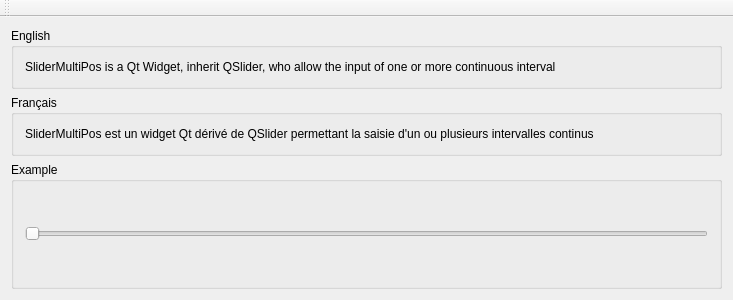
<?xml version="1.0" encoding="UTF-8"?>
<ui version="4.0">
 <class>MainWindow</class>
 <widget class="QMainWindow" name="MainWindow">
  <property name="geometry">
   <rect>
    <x>0</x>
    <y>0</y>
    <width>733</width>
    <height>300</height>
   </rect>
  </property>
  <property name="windowTitle">
   <string>CSliderMultiPos Demo</string>
  </property>
  <widget class="QWidget" name="centralWidget">
   <layout class="QVBoxLayout" name="verticalLayout_2">
    <item>
     <layout class="QVBoxLayout" name="verticalLayout_4">
      <item>
       <widget class="QGroupBox" name="groupBox_2">
        <property name="title">
         <string>English</string>
        </property>
        <layout class="QVBoxLayout" name="verticalLayout_3">
         <item>
          <widget class="QLabel" name="label_2">
           <property name="text">
            <string>SliderMultiPos is a Qt Widget, inherit QSlider, who allow the input of one or more continuous interval</string>
           </property>
          </widget>
         </item>
        </layout>
       </widget>
      </item>
      <item>
       <widget class="QGroupBox" name="groupBox">
        <property name="title">
         <string>Français</string>
        </property>
        <layout class="QVBoxLayout" name="verticalLayout">
         <item>
          <widget class="QLabel" name="label">
           <property name="text">
            <string>SliderMultiPos est un widget Qt dérivé de QSlider permettant la saisie d'un ou plusieurs intervalles continus</string>
           </property>
          </widget>
         </item>
        </layout>
       </widget>
      </item>
     </layout>
    </item>
    <item>
     <widget class="QGroupBox" name="groupBox_3">
      <property name="title">
       <string>Example</string>
      </property>
      <layout class="QVBoxLayout" name="verticalLayout_5">
       <item>
        <widget class="CSliderMultiPos" name="horizontalSlider">
         <property name="orientation">
          <enum>Qt::Horizontal</enum>
         </property>
        </widget>
       </item>
      </layout>
     </widget>
    </item>
   </layout>
  </widget>
  <widget class="QToolBar" name="mainToolBar">
   <attribute name="toolBarArea">
    <enum>TopToolBarArea</enum>
   </attribute>
   <attribute name="toolBarBreak">
    <bool>false</bool>
   </attribute>
  </widget>
 </widget>
 <layoutdefault spacing="6" margin="11"/>
 <customwidgets>
  <customwidget>
   <class>CSliderMultiPos</class>
   <extends>QSlider</extends>
   <header>CSliderMultiPos.h</header>
  </customwidget>
 </customwidgets>
 <resources/>
 <connections/>
</ui>
